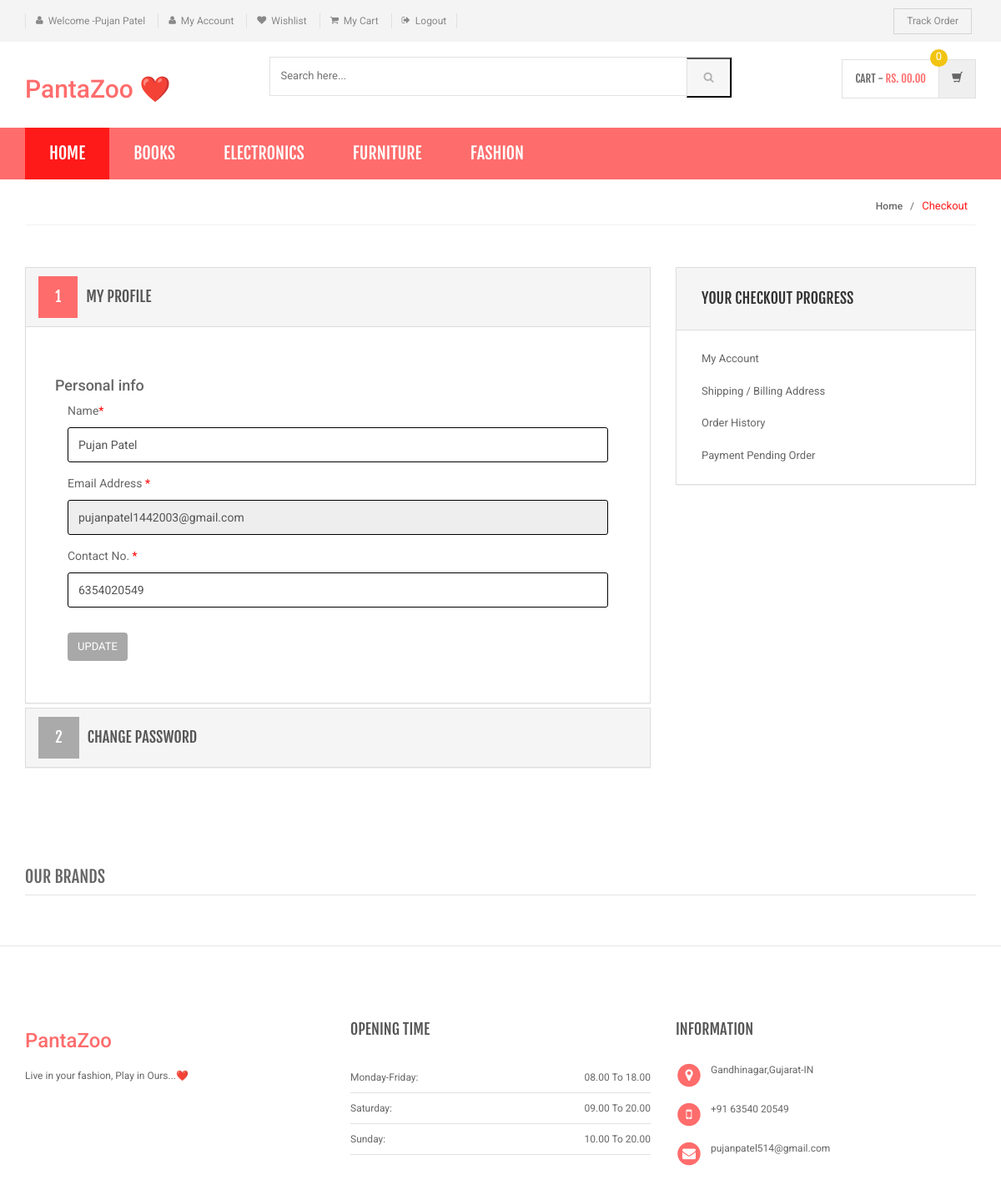
/my-account.php (signed in), run on the app's committed database.
### tables this page shows
CREATE TABLE `category` (
  `id` int(11) NOT NULL,
  `categoryName` varchar(255) DEFAULT NULL,
  `categoryDescription` longtext DEFAULT NULL,
  `creationDate` timestamp NOT NULL DEFAULT current_timestamp(),
  `updationDate` varchar(255) DEFAULT NULL
);

CREATE TABLE `users` (
  `id` int(11) NOT NULL,
  `name` varchar(255) DEFAULT NULL,
  `email` varchar(255) DEFAULT NULL,
  `contactno` bigint(11) DEFAULT NULL,
  `password` varchar(255) DEFAULT NULL,
  `shippingAddress` longtext DEFAULT NULL,
  `shippingState` varchar(255) DEFAULT NULL,
  `shippingCity` varchar(255) DEFAULT NULL,
  `shippingPincode` int(11) DEFAULT NULL,
  `billingAddress` longtext DEFAULT NULL,
  `billingState` varchar(255) DEFAULT NULL,
  `billingCity` varchar(255) DEFAULT NULL,
  `billingPincode` int(11) DEFAULT NULL,
  `regDate` timestamp NOT NULL DEFAULT current_timestamp(),
  `updationDate` varchar(255) DEFAULT NULL
);

### my-account.php (the view, shortened to what this page needs)
<?php
include('includes/config.php');
if(strlen($_SESSION['login'])==0)
    {
header('location:login.php');
}
else{
?>
<!DOCTYPE html>
<html lang="en">
	<head>
	    <link rel="stylesheet" href="assets/css/bootstrap.min.css">
	    <link rel="stylesheet" href="assets/css/main.css">
	    <link rel="stylesheet" href="assets/css/red.css">
	    <link rel="stylesheet" href="assets/css/owl.carousel.css">
		<link rel="stylesheet" href="assets/css/owl.transitions.css">
		<link href="assets/css/lightbox.css" rel="stylesheet">
		<link rel="stylesheet" href="assets/css/animate.min.css">
		<link rel="stylesheet" href="assets/css/rateit.css">
		<link rel="stylesheet" href="assets/css/bootstrap-select.min.css">
		<link rel="stylesheet" href="assets/css/config.css">
		<link href="assets/css/green.css" rel="alternate stylesheet" title="Green color">
		<link href="assets/css/blue.css" rel="alternate stylesheet" title="Blue color">
		<link href="assets/css/red.css" rel="alternate stylesheet" title="Red color">
		<link href="assets/css/orange.css" rel="alternate stylesheet" title="Orange color">
		<link href="assets/css/dark-green.css" rel="alternate stylesheet" title="Darkgreen color">
		<link rel="stylesheet" href="assets/css/font-awesome.min.css">
	</head>
    <body class="cnt-home">
<header class="header-style-1">
<?php include('includes/top-header.php');?>
<?php include('includes/main-header.php');?>
<?php include('includes/menu-bar.php');?>
</header>
<div class="breadcrumb">
	<div class="container">
		<div class="breadcrumb-inner">
			<ul class="list-inline list-unstyled">
				<li><a href="#">Home</a></li>
				<li class='active'>Checkout</li>
			</ul>
		</div>
	</div>
</div>
<div class="body-content outer-top-bd">
	<div class="container">
		<div class="checkout-box inner-bottom-sm">
			<div class="row">
				<div class="col-md-8">
					<div class="panel-group checkout-steps" id="accordion">
<div class="panel panel-default checkout-step-01">
		<div class="panel-heading">
    	<h4 class="unicase-checkout-title">
	        <a data-toggle="collapse" class="" data-parent="#accordion" href="#collapseOne">
	          <span>1</span>My Profile
	        </a>
	     </h4>
    </div>
	<div id="collapseOne" class="panel-collapse collapse in">
	    <div class="panel-body">
			<div class="row">
<h4>Personal info</h4>
				<div class="col-md-12 col-sm-12 already-registered-login">
<?php
$query=mysqli_query($con,"select * from users where id='".$_SESSION['id']."'");
while($row=mysqli_fetch_array($query))
{
?>
					<form class="register-form" role="form" method="post">
<div class="form-group">
					    <label class="info-title" for="name">Name<span>*</span></label>
					    <input type="text" class="form-control unicase-form-control text-input" value="<?php echo $row['name'];?>" id="name" name="name" required="required">
					  </div>
						<div class="form-group">
					    <label class="info-title" for="exampleInputEmail1">Email Address <span>*</span></label>
			 <input type="email" class="form-control unicase-form-control text-input" id="exampleInputEmail1" value="<?php echo $row['email'];?>" readonly>
					  </div>
					  <div class="form-group">
					    <label class="info-title" for="Contact No.">Contact No. <span>*</span></label>
					    <input type="text" class="form-control unicase-form-control text-input" id="contactno" name="contactno" required="required" value="<?php echo $row['contactno'];?>"  maxlength="10">
					  </div>
					  <button type="submit" name="update" class="btn-upper btn btn-primary checkout-page-button">Update</button>
					</form>
					<?php } ?>
				</div>
			</div>
		</div>
	</div>
</div>
					  	<div class="panel panel-default checkout-step-02">
						    <div class="panel-heading">
						      <h4 class="unicase-checkout-title">
						        <a data-toggle="collapse" class="collapsed" data-parent="#accordion" href="#collapseTwo">
						          <span>2</span>Change Password
						        </a>
						      </h4>
						    </div>
					  	</div>
					</div>
				</div>
			<?php include('includes/myaccount-sidebar.php');?>
			</div>
		</div>
	<?php include('includes/brands-slider.php');?>
</div>
</div>
<?php include('includes/footer.php');?>
</body>
</html>
<?php } ?>

### includes/menu-bar.php (shortened to what this page needs)
<div class="header-nav animate-dropdown">
    <div class="container">
        <div class="yamm navbar navbar-default" role="navigation">
            <div class="nav-bg-class">
                <div class="navbar-collapse collapse" id="mc-horizontal-menu-collapse">
	<div class="nav-outer">
		<ul class="nav navbar-nav">
			<li class="active dropdown yamm-fw">
				<a href="index.php" data-hover="dropdown" class="dropdown-toggle">Home</a>
			</li>
              <?php $sql=mysqli_query($con,"select id,categoryName  from category limit 6");
while($row=mysqli_fetch_array($sql))
{
    ?>
			<li class="dropdown yamm">
				<a href="category.php?cid=<?php echo $row['id'];?>"> <?php echo $row['categoryName'];?></a>
			</li>
			<?php } ?>
		</ul>
		<div class="clearfix"></div>
	</div>
</div>
            </div>
        </div>
    </div>
</div>

### assets/css/red.css (style rules this page uses)
a { color: #ff6c6c; }
.header-style-1 .header-nav { background: #ff6c6c; }
.cnt-home .header-style-1 .header-nav .navbar .navbar-nav > li.active { background: #ff1a1a; }
.breadcrumb ul li.active { color: #ff1a1a; }
.checkout-box .checkout-steps .panel .panel-heading .unicase-checkout-title > a:not(.collapsed) span { background-color: #ff6c6c; }

### assets/css/lightbox.css (style rules this page uses)
body:after { content: url(../images/close.png) url(../images/loading.gif) url(../images/prev.png) url(../images/next.png); display: none; }

### assets/css/green.css (style rules this page uses)
a { color: #abd07e; }
.header-style-1 .header-nav { background: #abd07e; }
.cnt-home .header-style-1 .header-nav .navbar .navbar-nav > li.active { background: #84b943; }
.breadcrumb ul li.active { color: #84b943; }
.checkout-box .checkout-steps .panel .panel-heading .unicase-checkout-title > a:not(.collapsed) span { background-color: #abd07e; }

### assets/css/blue.css (style rules this page uses)
a { color: #3498db; }
.header-style-1 .header-nav { background: #3498db; }
.cnt-home .header-style-1 .header-nav .navbar .navbar-nav > li.active { background: #1d6ca1; }
.breadcrumb ul li.active { color: #1d6ca1; }
.checkout-box .checkout-steps .panel .panel-heading .unicase-checkout-title > a:not(.collapsed) span { background-color: #3498db; }

### assets/css/orange.css (style rules this page uses)
a { color: #f39c12; }
.header-style-1 .header-nav { background: #f39c12; }
.cnt-home .header-style-1 .header-nav .navbar .navbar-nav > li.active { background: #ab6c09; }
.breadcrumb ul li.active { color: #ab6c09; }
.checkout-box .checkout-steps .panel .panel-heading .unicase-checkout-title > a:not(.collapsed) span { background-color: #f39c12; }

### assets/css/dark-green.css (style rules this page uses)
a { color: #12cca7; }
.header-style-1 .header-nav { background: #12cca7; }
.cnt-home .header-style-1 .header-nav .navbar .navbar-nav > li.active { background: #0b816a; }
.breadcrumb ul li.active { color: #0b816a; }
.checkout-box .checkout-steps .panel .panel-heading .unicase-checkout-title > a:not(.collapsed) span { background-color: #12cca7; }

### data on the page
category: categoryName "BOOKS"
category: categoryName "ELECTRONICS"
category: categoryName "FURNITURE"
category: categoryName "FASHION"
users: name "Pujan Patel", email "pujanpatel1442003@gmail.com", contactno "6354020549"

### other printed values
$_SESSION['username'] "Pujan Patel"
